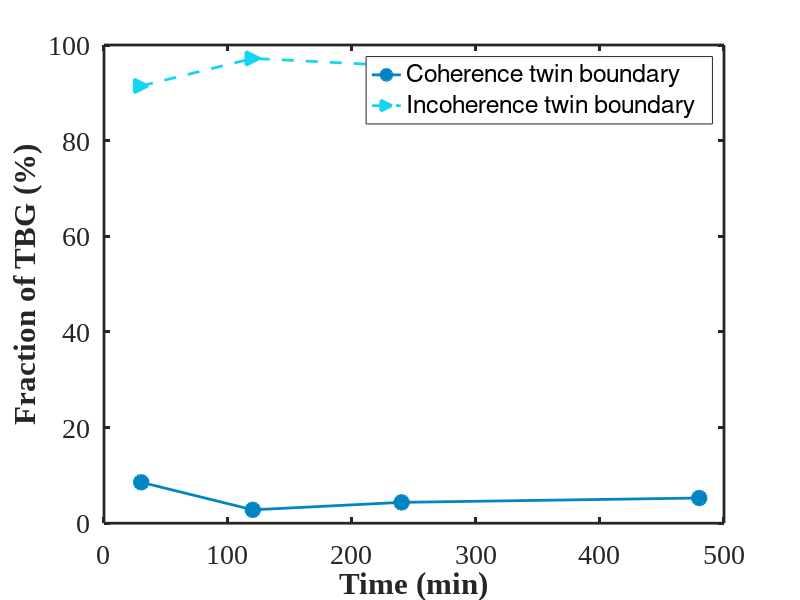

The MATLAB script that drew this image:
clear all
close all
clc

% x = [10; 30; 60; 120];
% fraction_twinType = [
% 0.0847, 0.9153;
% 0.1135, 0.8865;
% 0.0851, 0.9149;
% 0.0105, 0.9895;];

x = [30; 120; 240; 480];
fraction_twinType = [
0.0856    0.9144
0.0280    0.9720
0.0436    0.9564
0.0527    0.9473];
my_type_legendName = {'Coherence twin boundary', 'Incoherence twin boundary'};

% 可视化参数
my_color = {'#0085c3','#14d4f4','#f2af00','#b7295a','#00205b','#00205b','#009f4d','#84bd00','#efdf00','#e4002b','#a51890'};
my_lineStyle = {'-','--',':','-.','-','-','--',':','-.','-'};  
my_marker = {'o','>','s','h','p','*','^','v','d' ,'<'};
num_front_xy = 20; % 字体大小
num_FontSize_legend = 22;  % legend的字体大小
num_FontSize_labelTitle = 22;
num_line_width = 2; % 线宽
num_mark_size = 10;
figure(1)
i = 1;
plot(x,fraction_twinType(:,1).*100,...
    'color',char(my_color(i)),...
    'LineWidth',num_line_width,...
    'LineStyle',char(my_lineStyle(i)),...
    'marker',char(my_marker(i)),...
    'MarkerSize',num_mark_size,...
    'MarkerFaceColor',char(my_color(i)),...
    'MarkerEdgeColor',char(my_color(i)),...
    'DisplayName',char(my_type_legendName(i))); 
hold on
i = 2;
plot(x,fraction_twinType(:,2).*100,...
    'color',char(my_color(i)),...
    'LineWidth',num_line_width,...
    'LineStyle',char(my_lineStyle(i)),...
    'marker',char(my_marker(i)),...
    'MarkerSize',num_mark_size,...
    'MarkerFaceColor',char(my_color(i)),...
    'MarkerEdgeColor',char(my_color(i)),...
    'DisplayName',char(my_type_legendName(i))); 
lgd = legend('FontSize',num_FontSize_legend,'TextColor',...
  'black','Location','best','NumColumns',1);
hold off
xlim([0.0 500]);
figWidth = 25;
figHeight = 9;

xlabel('Time (min)','FontSize',num_FontSize_labelTitle,'FontName','Times New Roman','FontWeight','bold');
ylabel('Fraction of TBG (%)','FontSize',num_FontSize_labelTitle,'FontName','Times New Roman','FontWeight','bold');
set(gca,'FontSize',num_front_xy,...
  'Linewidth',num_line_width,...
  'FontName','Times New Roman'); % 设置x y轴

set(gcf,'unit','centimeters','position',[0,0,figWidth,figHeight])
set(gcf,'Color','None'); % 设置图窗的颜色为透明，gcf 返回当前Figure 对象的句柄值
set(gca,'Color','None'); % 设置图中背景颜色为透明，返回当前axes 对象的句柄值

% D:\Github\PandaScripts\p21-GMSTi-2023\experiments\exp1_draw_coherence_and_incoherence_curve.m